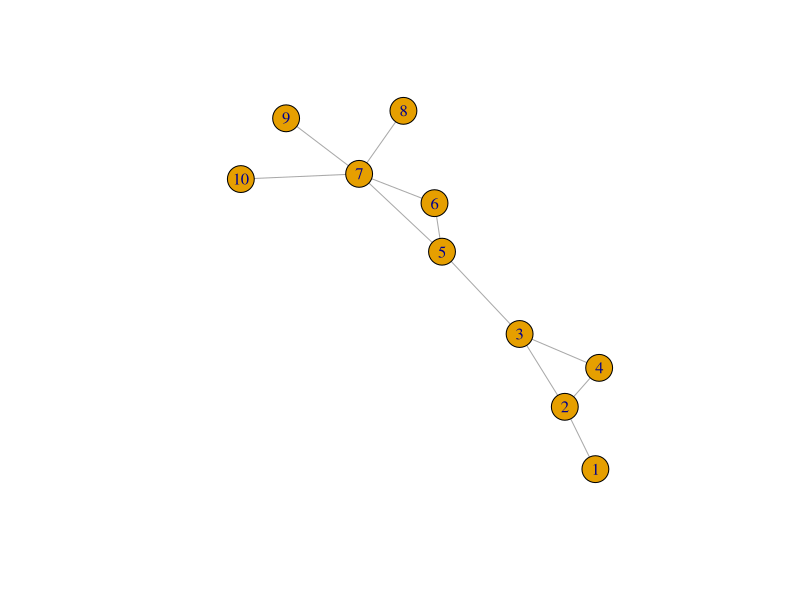
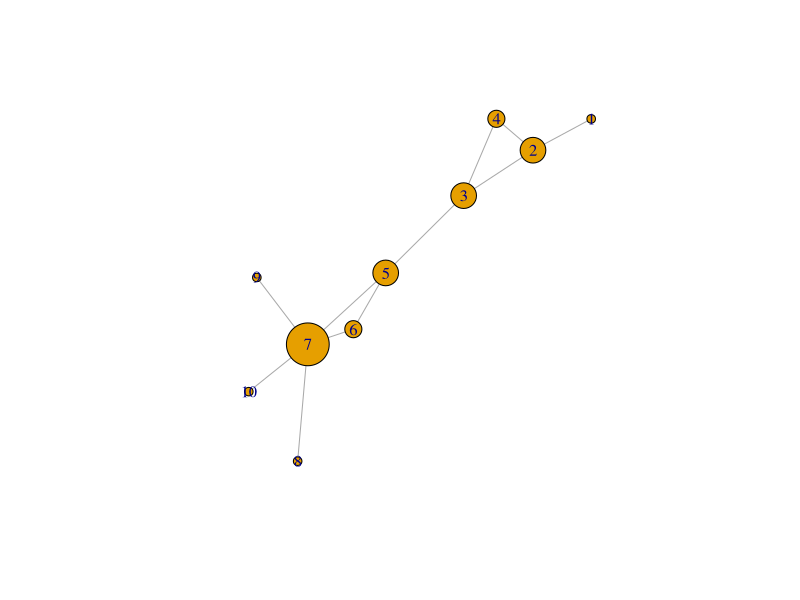
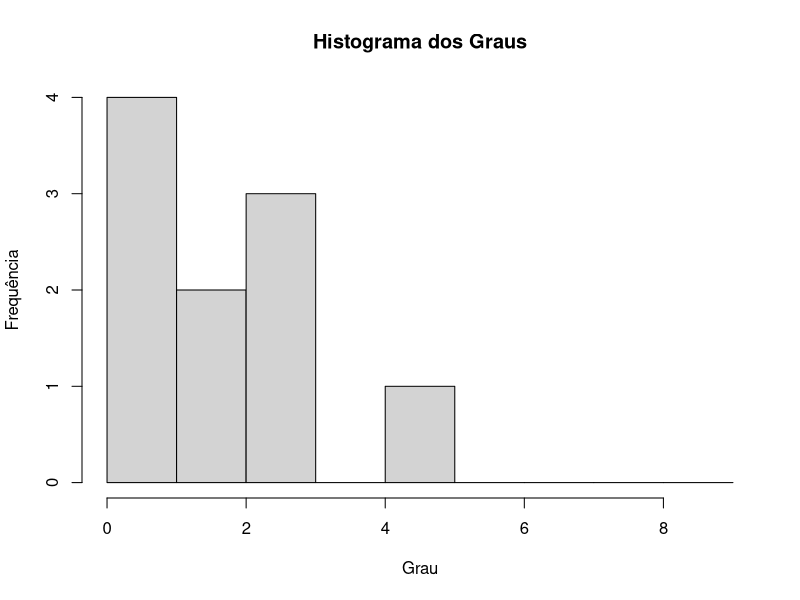
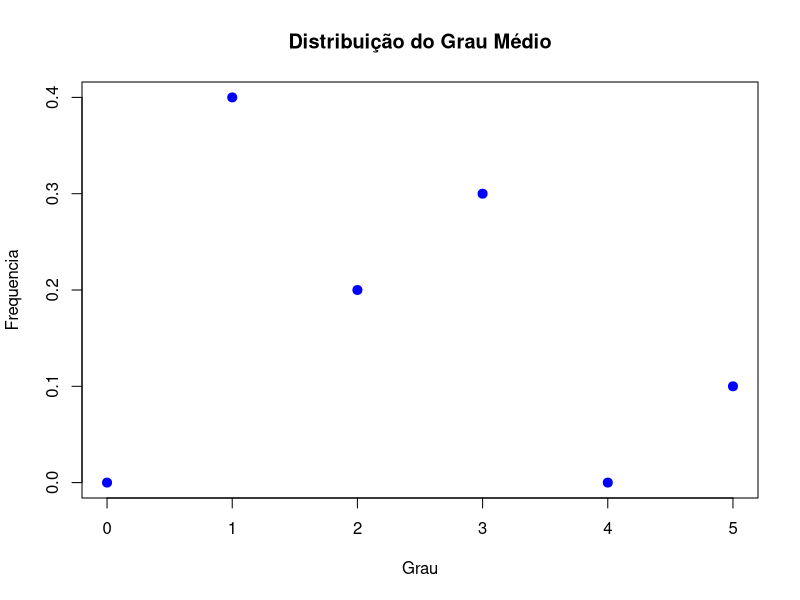

The R source for these figures, in order:
library(igraph)

#
# Limpa workspace e variáveis
#
ls()
rm(list=ls())
graphics.off()

network <- graph.empty (10, directed = FALSE)
ecount(network)

colection.edges <- c(1,2, 
               2,3, 
               2,4, 
               4,3, 
               3,5,
               5,6,
               5,7,
               6,7,
               7,8,
               7,9,
               7,10)

network <- add.edges(network, colection.edges)

plot(network)

#Total de vértices
n <- vcount(network)

#Total de arestas
m <- gsize(network)

#matriz de adjacências
matrixA <- get.adjacency(network)
sum(matrixA)

#<k> 
#grau medio
kMedio <- mean(degree(network))

#grau
grau <- degree(network, mode = "all")

plot(network, vertex.size=grau*5)

#histograma
h <- hist(grau, breaks = 1:vcount(network) - 1, main = "Histograma dos Graus", 
          xlab = "Grau",
          ylab="Frequência")


#densidade
graph.density(network)
edge_density(network, loops = FALSE)


#Distribuição do Grau Médio - P(k)
deg.dist <- degree_distribution(network,mode="all",
                                cumulative=FALSE)

plot(x=0:5,y=deg.dist, pch=19, cex=1.2,
     xlab="Grau",
     ylab="Frequencia",
     type="p",
     col="blue",
     main = "Distribuição do Grau Médio")


#Segundo Momento do Grau - <K>2
grau <- grau^2
sum.grau.square = sum(grau)
total.grau <- length(grau)

kQuadrado <- sum.grau.square / total.grau
kQuadrado

#Calcula da Variancia
variancia <- kQuadrado - kMedio^2
variancia